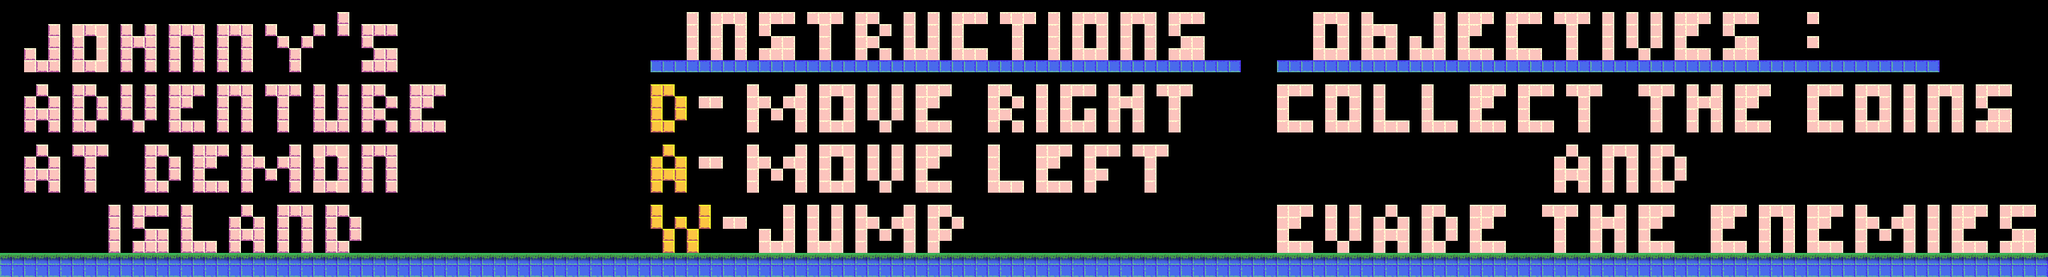

The image is a tile-based game level rendered from a .tmx file. Its description and source (layers, tilesets, objects; grid data summarised) follow:
An orthogonal 170x23 tile map with 16x16 px tiles, 2 tile layers (ground, grass) and 3 objects.

<map version="1.4" tiledversion="2021.01.13" orientation="orthogonal" renderorder="right-down" width="170" height="23" tilewidth="16" tileheight="16" infinite="0" nextlayerid="5" nextobjectid="4">
 <editorsettings>
  <export target="../1.lua" format="lua" />
 </editorsettings>
 <tileset firstgid="1" name="tiles" tilewidth="16" tileheight="16" tilecount="56" columns="14">
  <image source="../../assets/tiles.png" width="224" height="64" />
 </tileset>
 <layer id="1" name="ground" width="170" height="23">
  <data>[3910 cells, 1324 non-empty, 7 distinct tile ids]</data>
 </layer>
 <layer id="3" name="grass" width="170" height="23">
  <data>[3910 cells, 170 non-empty, 1 distinct tile ids]</data>
 </layer>
 <objectgroup id="4" name="entity" />
 <objectgroup color="#ff0000" id="2" name="solid">
  <properties>
   <property name="collidable" type="bool" value="true" />
  </properties>
  <object id="1" x="-163.655" y="335.563" width="2991.4" height="32.0872" />
  <object id="2" x="-25.4101" y="-21.6314" width="27.3513" height="397.532" />
  <object id="3" x="2750.44" y="-27.5429" width="27.3513" height="397.532" />
 </objectgroup>
</map>
